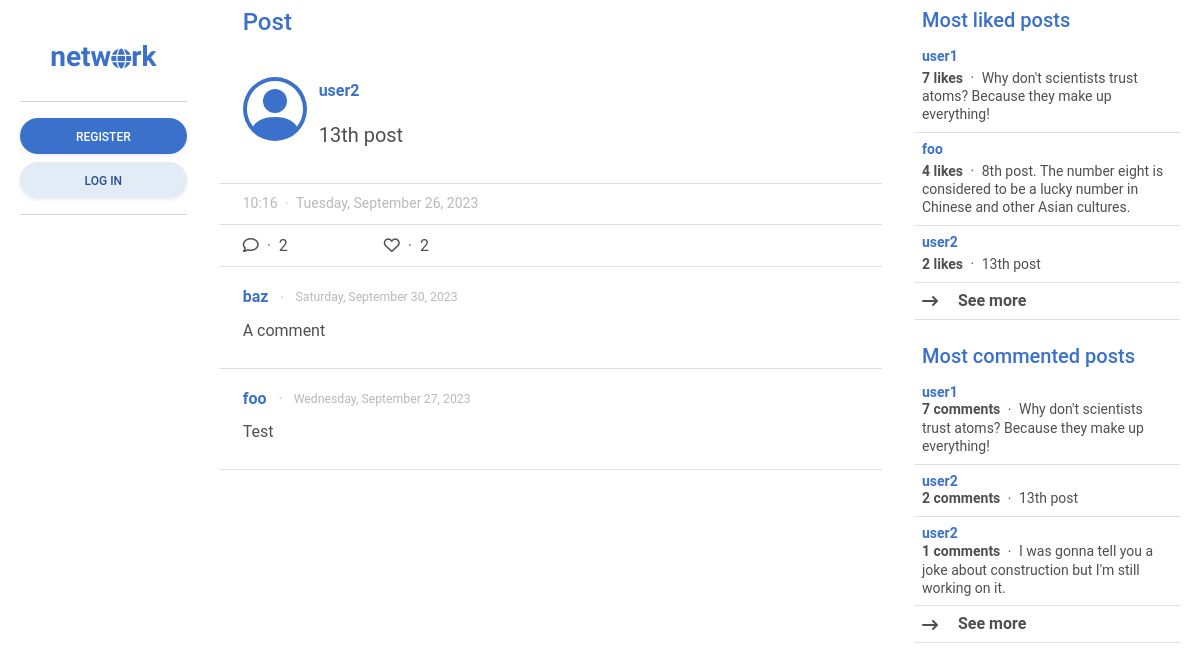
Page /post/13 on the committed database.
### network/models.py (models this page shows, shortened)
class Post(models.Model):
    content = models.CharField(max_length=255)
    poster = models.ForeignKey(User, on_delete=models.CASCADE, related_name="posts")
    likers = models.ManyToManyField(User, blank=True, related_name="likes")
    date_posted = models.DateTimeField(auto_now_add=True)
    edited = models.BooleanField(default=False)
    def most_liked_posts():
        posts = Post.objects.annotate(likes_count=Count('likers'))
        return posts.order_by('-likes_count')
    def most_commented_posts():
        posts = Post.objects.annotate(comment_count=Count('comments'))
        return posts.order_by('-comment_count')
    class Meta:
        ordering = ["-date_posted"]

class User(AbstractUser):
    pass
    date_joined = models.DateTimeField(auto_now_add=True)
    following = models.ManyToManyField("self", blank=True, related_name="followers", symmetrical=False)
    def most_followed_users():
        users = User.objects.annotate(follower_count=Count('followers'))
        return users.order_by('-follower_count')

class Comment(models.Model):
    main_post = models.ForeignKey(Post, on_delete=models.SET_DEFAULT, default="Post deleted.", related_name="comments")
    comment = models.CharField(max_length=255)
    commenter = models.ForeignKey(User, on_delete=models.CASCADE, related_name="commenter")
    commented = models.DateTimeField(auto_now_add=True)
    class Meta:
        ordering = ["-commented"]

### network/views.py (the view, shortened to what this page needs)
# urls.py: path("post/<int:id>", views.post, name="post"),
def post(request, id):
    most_followed_users = User.most_followed_users()
    most_liked_posts = Post.most_liked_posts()
    most_commented_posts = Post.most_commented_posts()
    post = Post.objects.get(pk=id)
    post_comments = post.comments.all()
    return render(request, "network/post.html", {
        "post": post,
        "post_comments": post_comments,
        "most_followed_users": most_followed_users,
        "most_liked_posts": most_liked_posts,
        "most_commented_posts": most_commented_posts,
    })

### network/templates/network/post.html (shortened to what this page needs)
{% extends "network/layout.html" %}
{% block sidebar_left %}
    {% include "network/sidebar_left.html" %}
{% endblock %}
{% block main %}
    <div class="h4 mb-0 pb-4 pt-2 px-4 text-primary sticky-top transparan">
        Post
    </div>
    <div class="transparan container p-0 border-bottom">
        <div>
            <div class="px-4 pt-3 border-bottom">
                <div class="row">
                    <a href="{% url 'profile' user=post.poster.username %}" class="col-auto">
                    </a>
                    <div class="col p-0">
                        <div class="d-flex justify-content-between align-items-center">
                            <div>
                                <a href="{% url 'profile' user=post.poster.username %}" class="fw-bold text-decoration-none align-middle">
                                    {{ post.poster.username }}
                                </a>
                            </div>
                        </div>
                        <div class="py-3 blockquote">{{ post.content }}</div>
                    </div>
                </div>
            </div>
            <div class="border-bottom py-2 px-4">
                <div class="small text-muted opacity-50">
                    {{ post.date_posted.time|date:"h:i"}}
                    <span class="mx-1 align-middle">&#183;</span>
                    {{post.date_posted.date|date:"l, F j, Y"}}
                </div>
            </div>
            <div class="px-4 py-2 d-flex justify-content-start align-items-center">
                <div class="pe-5" role="button" data-mdb-toggle="modal" data-mdb-target="#comment_modal_{{ post.id }}">
                    <i class="fa-regular fa-comment"></i>
                    <span class="mx-1 text-muted">&#183;</span>
                    {% if post.comments.count %}
                    {{ post.comments.count }}
                    {% else %}
                    0
                    {% endif %}
                </div>
                <div class="px-5">
                    <i {% if user.is_authenticated and user in post.likers.all %} class="fa-solid fa-heart" {% elif
                        user.is_authenticated %} class="fa-regular fa-heart" {% else %} class="fa-regular fa-heart"
                        role="button" data-mdb-toggle="modal" data-mdb-target="#like_post_{{ post.id }}" {% endif %}>
                    </i>
                    <span class="mx-1 text-muted">&#183;</span>
                    <span role="button" data-mdb-toggle="modal" data-mdb-target="#likers_modal_{{ post.id }}">
                        {% if post.likers.count %}
                        {{ post.likers.count }}
                        {% else %}
                        0
                        {% endif %}
                    </span>
                </div>
            </div>
        </div>
    </div>
    <div class="container px-0 pb-4">
        {% include "network/comments.html" with comments=post.comments.all %}
    </div>
{% endblock %}
{% block sidebar_right %}
    {% include "network/sidebar_right.html" %}
{% endblock %}

### network/templates/network/comments.html (shortened to what this page needs)
{% load humanize %}
{% for comment in comments %}
<div class="col px-4 py-3 border-bottom post">
    <div class="d-flex justify-content-between align-items-center">
        <div>
            <a href="{% url 'profile' user=comment.commenter.username %}"
                class="fw-bold text-decoration-none align-middle">
                {{ comment.commenter.username }}
            </a>
            <span class="small text-muted opacity-50 align-middle">
                <span class="mx-2 align-middle">&#183;</span>
                <span class="small align-middle">
                    {{ comment.commented.date|date:"l, F j, Y" }}
                </span>
            </span>
        </div>
    </div>
    <div class="my-2">{{ comment.comment }}</div>
</div>
{% endfor %}

### network/templates/network/sidebar_right.html (shortened to what this page needs)
<div class="mb-4 lh-sm">
    <div class="h5 px-2 text-primary sticky-top transparan">Most liked posts</div>
    <div class="list-group list-group-light list-group-small">
        {% for post in most_liked_posts|slice:":3" %}
        <div class="post p-2 border-bottom small">
            <a href="{% url 'post' id=post.id %}" class="text-body text-decoration-none align-middle">
                <div class="text-primary fw-bold mb-1">{{ post.poster.username }}</div>
                <span class="fw-bold">{{ post.likers.count }} likes</span>
                <span class="mx-1 align-middle">&#183;</span>
                <span>{{post.content}}</span>
            </a>
        </div>
        {% endfor %}
        <div class="fw-bold post p-2 border-bottom" role="button" data-mdb-toggle="modal" data-mdb-target="#most_liked_posts">
            <i class="align-middle me-3 fa-solid fa-arrow-right-long"></i>
            See more
        </div>
    </div>
</div>
<div class="lh-sm">
    <div class="h5 px-2 text-primary">Most commented posts</div>
    <div class="list-group list-group-light list-group-small">
        {% for post in most_commented_posts|slice:":3" %}
        <div class="post p-2 border-bottom small">
            <a href="{% url 'post' id=post.id %}" class="text-body text-decoration-none align-middle">
                <div class="text-primary fw-bold">{{ post.poster.username }}</div>
                <span class="fw-bold">{{ post.comments.count }} comments</span>
                <span class="mx-1 align-middle">&#183;</span>
                {{ post.content }}
            </a>
        </div>
        {% endfor %}
        <div class="fw-bold post p-2 border-bottom" role="button" data-mdb-toggle="modal" data-mdb-target="#most_commented_posts">
            <i class="align-middle me-3 fa-solid fa-arrow-right-long"></i>
            See more
        </div>
    </div>
</div>

### network/static/network/styles.css (style rules this page uses)
.transparan { background: rgba(255, 255, 255, 0.75); backdrop-filter: blur(2px); }

### rows in the picture
Post: poster.username "user2", content "13th post", date_posted.time "10:16", date_posted "Tuesday, September 26, 2023", comments.count "2", likers.count "2"
Comment: commenter.username "baz", commented "Saturday, September 30, 2023", comment "A comment"
Comment: commenter.username "foo", commented "Wednesday, September 27, 2023", comment "Test"
Post: poster.username "user1", likers.count "7", content "Why don't scientists trust atoms? Because they make up everything!", comments.count "7"
Post: poster.username "foo", likers.count "4", content "8th post. The number eight is considered to be a lucky number in Chinese and other Asian cultures."
Post: poster.username "user2", comments.count "1", content "I was gonna tell you a joke about construction but I'm still working on it."
